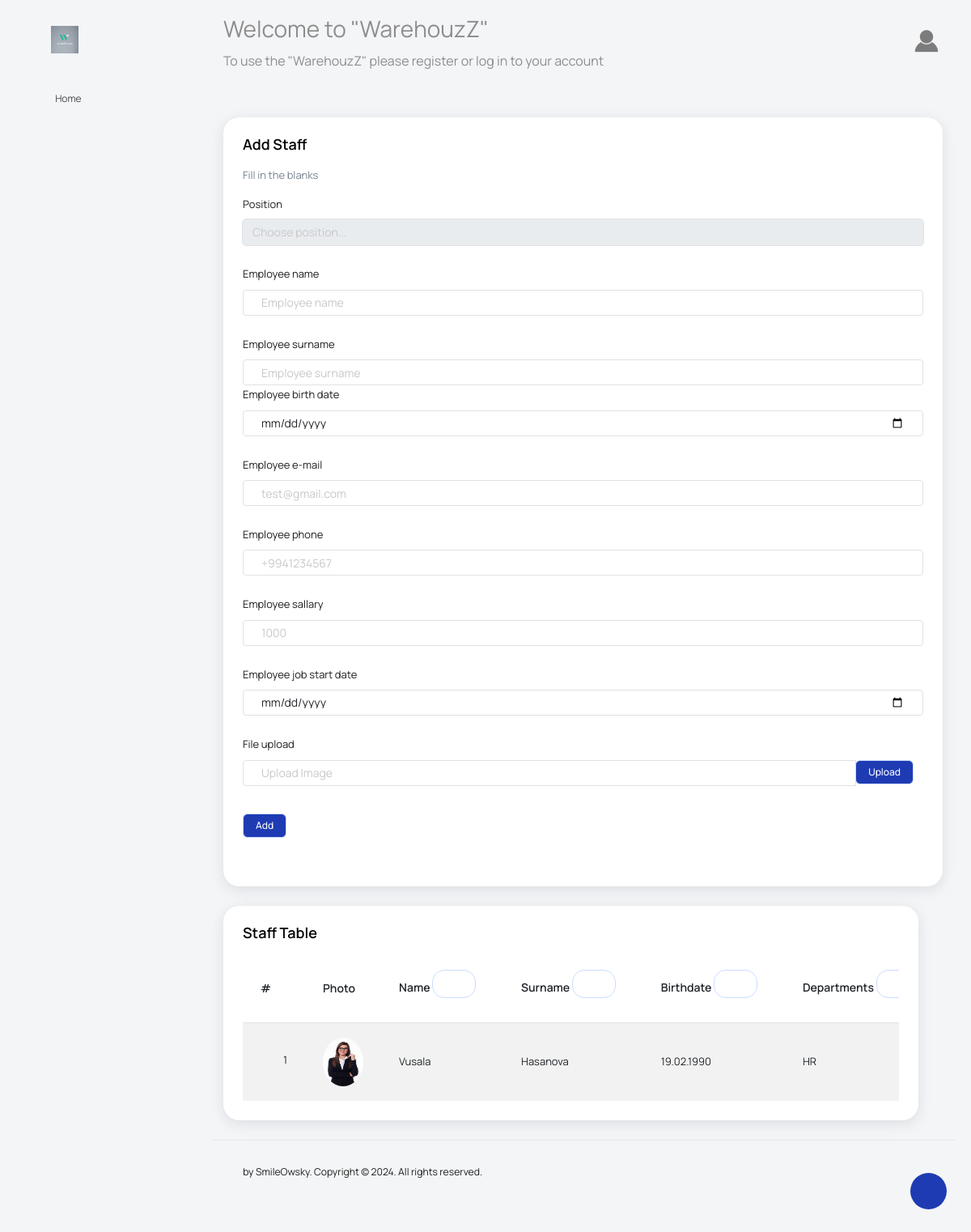
Before: /staff with the older database file.
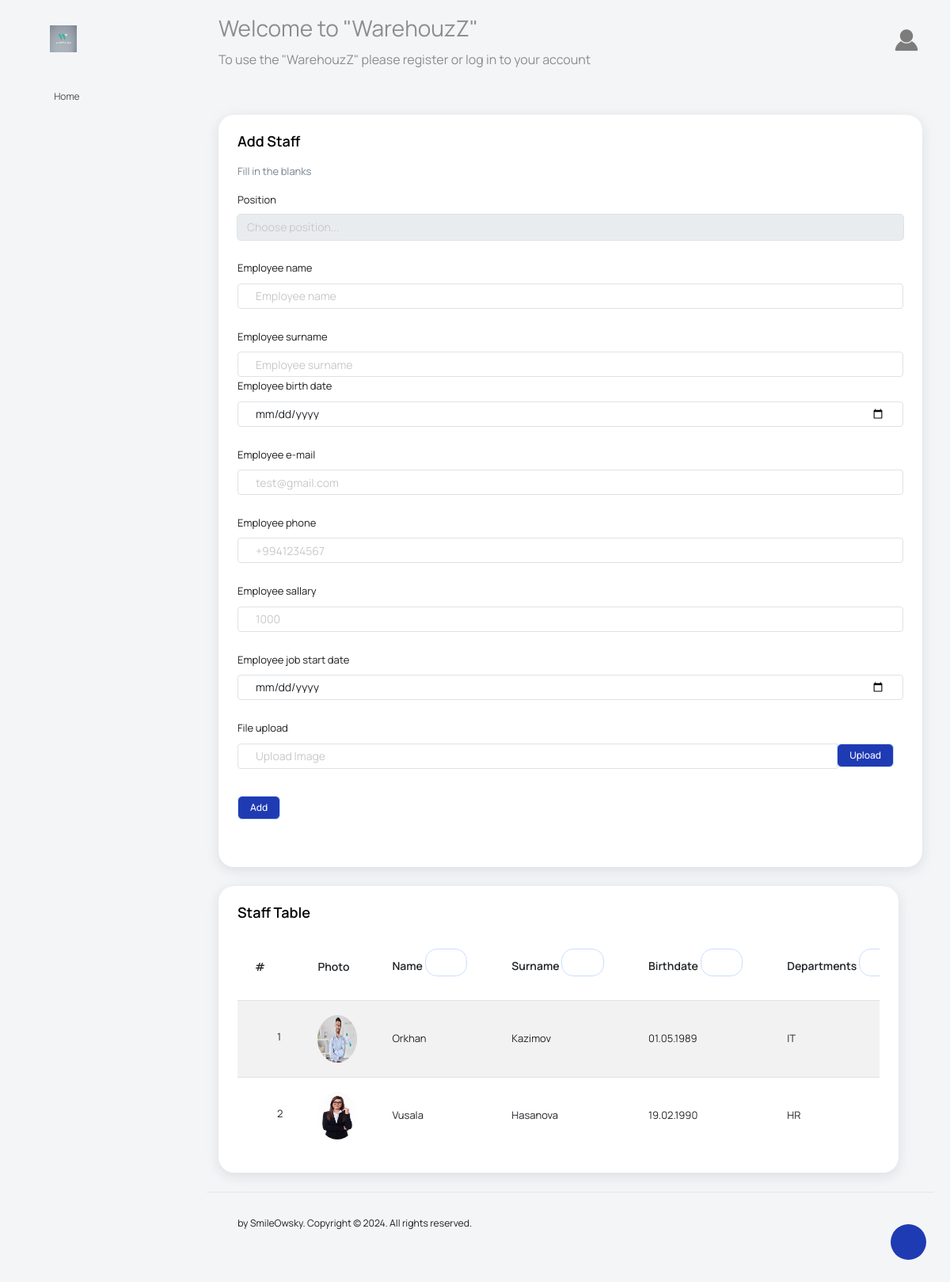
After: the same page with the newer database file.
### main/models.py (models this page shows)
class Staff(models.Model):
    pos_id = models.ForeignKey(Positions, on_delete=models.CASCADE)
    name = models.CharField(max_length=15)
    surname = models.CharField(max_length=15)
    birth_date = models.DateField()
    photo = models.ImageField(upload_to='media/', blank=False, null=False)
    email = models.CharField(max_length=20)
    phone = models.CharField(max_length=15)
    sallary = models.FloatField(max_length=20)
    j_start_d = models.DateField()

class Positions(models.Model):
    dep_id = models.ForeignKey(Departments, on_delete=models.CASCADE)
    positions = models.CharField(max_length=20)
    date = models.DateField(auto_now=True)

class Departments(models.Model):
    department_name = models.CharField(max_length=20)
    date = models.DateField(auto_now=True)

### main/views.py (the view, shortened to what this page needs)
# urls.py: path('staff', views.staff, name='staff'),
def staff(request):
    data = ''
    file_url = ''
    del_all = ''
    if 'delete_all' in request.POST:
        del_all = request.POST.getlist('x[]')
        if not del_all:
            messages.info(request, "Please select to delete.",
                          extra_tags='error')
    if 'search' in request.POST:
        data = Staff.objects.filter(
            Q(staff__contains=request.POST['question'])).order_by('-id')
    else:
        if 'order' in request.POST:
            if request.POST['order'] == 'a':
                data = Staff.objects.all().order_by('name')
            elif request.POST['order'] == 'b':
                data = Staff.objects.all().order_by('-name')
            elif request.POST['order'] == 'c':
                data = Staff.objects.all().order_by('surname')
            elif request.POST['order'] == 'd':
                data = Staff.objects.all().order_by('-surname')
            elif request.POST['order'] == 'e':
                data = Staff.objects.all().order_by('birth_date')
            elif request.POST['order'] == 'f':
                data = Staff.objects.all().order_by('-birth_date')
            elif request.POST['order'] == 'g':
                data = Staff.objects.all().order_by('email')
            elif request.POST['order'] == 'h':
                data = Staff.objects.all().order_by('-email')
            elif request.POST['order'] == 'i':
                data = Staff.objects.all().order_by('phone')
            elif request.POST['order'] == 'j':
                data = Staff.objects.all().order_by('-phone')
            elif request.POST['order'] == 'k':
                data = Staff.objects.all().order_by('sallary')
            elif request.POST['order'] == 'l':
                data = Staff.objects.all().order_by('-sallary')
            elif request.POST['order'] == 'm':
                data = Staff.objects.all().order_by('j_start_d')
            elif request.POST['order'] == 'n':
                data = Staff.objects.all().order_by('-j_start_d')
            elif request.POST['order'] == 'o':
                data = Staff.objects.all().order_by('pos_id__dep_id__department_name')
            elif request.POST['order'] == 'p':
                data = Staff.objects.all().order_by('-pos_id__dep_id__department_name')
            elif request.POST['order'] == 'q':
                data = Staff.objects.all().order_by('pos_id__positions')
            elif request.POST['order'] == 'r':
                data = Staff.objects.all().order_by('-pos_id__positions')
        else:
            data = Staff.objects.all().order_by('-id')
    departments = Departments.objects.all().order_by('department_name')
    positions = Positions.objects.all().order_by('positions')
    return render(request, 'staff.html', {'del_all': del_all, 'data': data, 'sraff_num': sraff_num, 'departments': departments, 'positions': positions})

### main/templates/staff.html (shortened to what the changed rows need)
{% extends 'main_layout.html' %}
{% block 'content' %}
<div class="row">
  <div class="col-lg-12 grid-margin stretch-card">
    <div class="card">
      <div class="card-body">
        <div class="table-responsive">
          <form method="post" action="#table">
            <table class="table table-striped" id="table">
              <thead>
                <th>#</th>
                <th>
                  Photo
                </th>
                <th>
                  Name
                  {% if request.POST.order == 'a' %}
                  <button class="btn btn-link btn-sm" name="order" value="b"><i
                      class="mdi mdi-sort-alphabetical"></i></button>
                  {% else %}
                  <button class="btn btn-link btn-sm" name="order" value="a"><i
                      class="mdi mdi-sort-alphabetical"></i></button>
                  {% endif %}
                </th>
                <th>
                  Surname
                  {% if request.POST.order == 'c' %}
                  <button class="btn btn-link btn-sm" name="order" value="d"><i
                      class="mdi mdi-sort-alphabetical"></i></button>
                  {% else %}
                  <button class="btn btn-link btn-sm" name="order" value="c"><i
                      class="mdi mdi-sort-alphabetical"></i></button>
                  {% endif %}
                </th>
                <th>
                  Birthdate
                  {% if request.POST.order == 'e' %}
                  <button class="btn btn-link btn-sm" name="order" value="f"><i
                      class="mdi mdi-sort-alphabetical"></i></button>
                  {% else %}
                  <button class="btn btn-link btn-sm" name="order" value="e"><i
                      class="mdi mdi-sort-alphabetical"></i></button>
                  {% endif %}
                </th>
                <th>
                  Departments
                  {% if request.POST.order == 'o' %}
                  <button class="btn btn-link btn-sm" name="order" value="p"><i
                      class="mdi mdi-sort-alphabetical"></i></button>
                  {% else %}
                  <button class="btn btn-link btn-sm" name="order" value="o"><i
                      class="mdi mdi-sort-alphabetical"></i></button>
                  {% endif %}
                </th>
              </thead>
              <tbody>
                {%for info in data %}
                <tr>
                  <td>
                    <div class="form-check form-check-info">
                      <label class="form-check-label">
                          name="x[]" value="{{info.id}}">{{forloop.counter}}
                      </label>
                    </div>
                  </td>
                  <td><img style="width: 50px; height: 60px;" src="{{info.photo}}"></td>
                  <td>{{info.name}}</td>
                  <td>{{info.surname}}</td>
                  <td>{{info.birth_date | date:'d.m.Y'}}</td>
                  <td>{{info.pos_id.dep_id.department_name}}</td>
                </tr>
                {%endfor%}
              </tbody>
            </table>
          </form>
        </div>
      </div>
    </div>
  </div>
</div>
{% endblock %}

Changed rows visible on the page:
added Staff: photo (picture), name "Orkhan", surname "Kazimov", birth_date "01.05.1989", pos_id.dep_id.department_name "IT"
